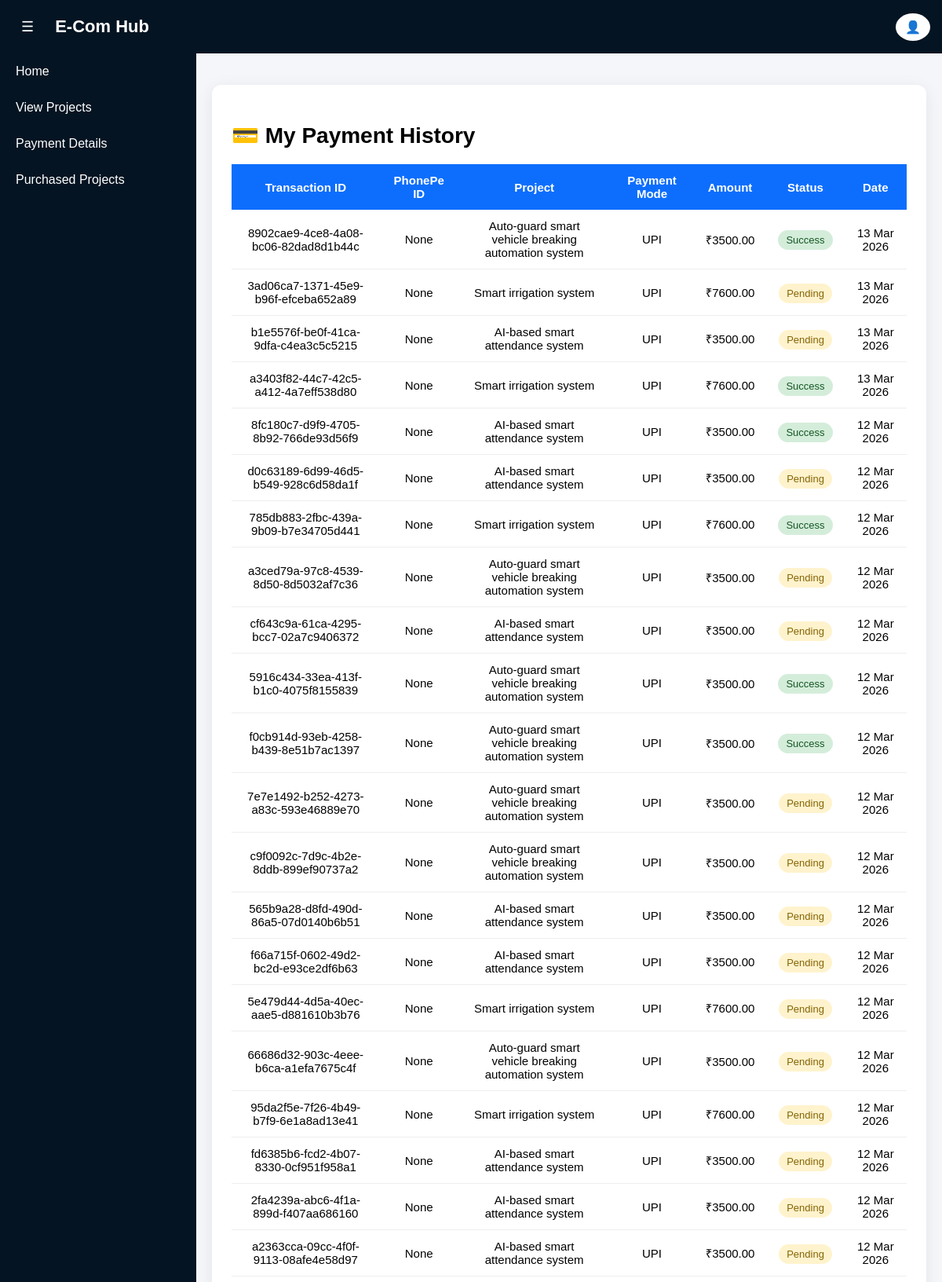
Screenshot of /payment-details/ (signed in, upper part) with the database file from the repository.
### ecom_app/models.py (models this page shows, shortened)
class Payment(models.Model):
    PAYMENT_STATUS = (
        ('PENDING', 'Pending'),
        ('SUCCESS', 'Success'),
        ('FAILED', 'Failed'),
    )
    PAYMENT_MODE = (
        ('UPI', 'UPI'),
        ('DEBIT_CARD', 'Debit Card'),
        ('CREDIT_CARD', 'Credit Card'),
        ('WALLET', 'Wallet'),
    )
    user = models.ForeignKey(CustomUser, on_delete=models.CASCADE)
    project = models.ForeignKey(Project, on_delete=models.CASCADE)
    transaction_id = models.CharField(max_length=255, unique=True)
    phonepe_transaction_id = models.CharField(max_length=255, blank=True, null=True)
    payment_mode = models.CharField(max_length=20, choices=PAYMENT_MODE)
    amount = models.DecimalField(max_digits=10, decimal_places=2)
    status = models.CharField(max_length=10, choices=PAYMENT_STATUS, default='PENDING')
    payment_response = models.TextField(blank=True, null=True)
    created_at = models.DateTimeField(default=timezone.now)

class Project(models.Model):
    CATEGORY_CHOICES = (
        ('AI', 'Artificial Intelligence'),
        ('ML', 'Machine Learning'),
        ('DL', 'Deep Learning'),
        ('WEB', 'Web Development'),
        ('IOT', 'Internet of Things'),
        ('DATA', 'Data Science'),
    )
    title = models.CharField(max_length=255)
    description = models.TextField()
    category = models.CharField(max_length=50, choices=CATEGORY_CHOICES)
    price = models.DecimalField(max_digits=10, decimal_places=2)
    google_drive_link = models.URLField()
    project_image = models.ImageField(upload_to='project_images/')
    created_at = models.DateTimeField(auto_now_add=True)

### ecom_app/user_side.py (the view)
# urls.py: path('payment-details/',views.payment_details,name='payment_details'),
@login_required
def payment_details(request):
    payments = Payment.objects.filter(user=request.user).order_by('-created_at')
    return render(request, "user/payment_details.html", {"payments": payments})

### ecom_app/templates/user/payment_details.html (shortened to what this page needs)
{% extends "user/user_base.html" %}
{% block content %}
<div class="payment-card">
<h2 class="page-title">💳 My Payment History</h2>
<table class="payment-table">
<thead>
<tr>
    <th>Transaction ID</th>
    <th>PhonePe ID</th>
    <th>Project</th>
    <th>Payment Mode</th>
    <th>Amount</th>
    <th>Status</th>
    <th>Date</th>
</tr>
</thead>
<tbody>
{% for payment in payments %}
<tr>
    <td>{{ payment.transaction_id }}</td>
    <td>{{ payment.phonepe_transaction_id }}</td>
    <td>{{ payment.project.title }}</td>
    <td>{{ payment.payment_mode }}</td>
    <td>₹{{ payment.amount }}</td>
    <td>
        {% if payment.status == "SUCCESS" %}
        <span class="status-success">Success</span>
        {% else %}
        <span class="status-pending">Pending</span>
        {% endif %}
    </td>
    <td>{{ payment.created_at|date:"d M Y" }}</td>
</tr>
{% empty %}
<tr>
<td colspan="7" class="empty-msg">
No Payment History Found
</td>
</tr>
{% endfor %}
</tbody>
</table>
</div>
{% endblock %}

### ecom_app/templates/user/user_base.html (style rules this page uses)
body { margin:0; font-family:Arial, Helvetica, sans-serif; background:#f4f6f9; }

### ecom_app/templates/user/payment_details.html (style rules this page uses)
.page-title { font-size:28px; font-weight:600; margin-bottom:20px; }
.payment-card { background:white; padding:25px; border-radius:12px; box-shadow:0 4px 20px rgba(0,0,0,0.08); }
.payment-table { width:100%; border-collapse:collapse; font-size:15px; }
.payment-table thead { background:#0d6efd; color:white; }
.payment-table th, .payment-table td { padding:12px 15px; text-align:center; }
.payment-table tbody tr { border-bottom:1px solid #eee; }
.status-success { background:#d4edda; color:#155724; padding:5px 10px; border-radius:20px; font-size:13px; }
.status-pending { background:#fff3cd; color:#856404; padding:5px 10px; border-radius:20px; font-size:13px; }

### rows the page displays
Payment: transaction_id "8902cae9-4ce8-4a08-bc06-82dad8d1b44c", phonepe_transaction_id "None", project "Auto-guard smart vehicle breaking automation system", payment_mode "UPI", amount "3500.00", status "Success", created_at "13 Mar 2026"
Payment: transaction_id "3ad06ca7-1371-45e9-b96f-efceba652a89", phonepe_transaction_id "None", project "Smart irrigation system", payment_mode "UPI", amount "7600.00", status "Pending", created_at "13 Mar 2026"
Payment: transaction_id "b1e5576f-be0f-41ca-9dfa-c4ea3c5c5215", phonepe_transaction_id "None", project "AI-based smart attendance system", payment_mode "UPI", amount "3500.00", status "Pending", created_at "13 Mar 2026"
Payment: transaction_id "a3403f82-44c7-42c5-a412-4a7eff538d80", phonepe_transaction_id "None", project "Smart irrigation system", payment_mode "UPI", amount "7600.00", status "Success", created_at "13 Mar 2026"
Payment: transaction_id "8fc180c7-d9f9-4705-8b92-766de93d56f9", phonepe_transaction_id "None", project "AI-based smart attendance system", payment_mode "UPI", amount "3500.00", status "Success", created_at "12 Mar 2026"
Payment: transaction_id "d0c63189-6d99-46d5-b549-928c6d58da1f", phonepe_transaction_id "None", project "AI-based smart attendance system", payment_mode "UPI", amount "3500.00", status "Pending", created_at "12 Mar 2026"
Payment: transaction_id "785db883-2fbc-439a-9b09-b7e34705d441", phonepe_transaction_id "None", project "Smart irrigation system", payment_mode "UPI", amount "7600.00", status "Success", created_at "12 Mar 2026"
Payment: transaction_id "a3ced79a-97c8-4539-8d50-8d5032af7c36", phonepe_transaction_id "None", project "Auto-guard smart vehicle breaking automation system", payment_mode "UPI", amount "3500.00", status "Pending", created_at "12 Mar 2026"
Payment: transaction_id "cf643c9a-61ca-4295-bcc7-02a7c9406372", phonepe_transaction_id "None", project "AI-based smart attendance system", payment_mode "UPI", amount "3500.00", status "Pending", created_at "12 Mar 2026"
Payment: transaction_id "5916c434-33ea-413f-b1c0-4075f8155839", phonepe_transaction_id "None", project "Auto-guard smart vehicle breaking automation system", payment_mode "UPI", amount "3500.00", status "Success", created_at "12 Mar 2026"
Payment: transaction_id "f0cb914d-93eb-4258-b439-8e51b7ac1397", phonepe_transaction_id "None", project "Auto-guard smart vehicle breaking automation system", payment_mode "UPI", amount "3500.00", status "Success", created_at "12 Mar 2026"
Payment: transaction_id "7e7e1492-b252-4273-a83c-593e46889e70", phonepe_transaction_id "None", project "Auto-guard smart vehicle breaking automation system", payment_mode "UPI", amount "3500.00", status "Pending", created_at "12 Mar 2026"
Payment: transaction_id "c9f0092c-7d9c-4b2e-8ddb-899ef90737a2", phonepe_transaction_id "None", project "Auto-guard smart vehicle breaking automation system", payment_mode "UPI", amount "3500.00", status "Pending", created_at "12 Mar 2026"
Payment: transaction_id "565b9a28-d8fd-490d-86a5-07d0140b6b51", phonepe_transaction_id "None", project "AI-based smart attendance system", payment_mode "UPI", amount "3500.00", status "Pending", created_at "12 Mar 2026"
Payment: transaction_id "f66a715f-0602-49d2-bc2d-e93ce2df6b63", phonepe_transaction_id "None", project "AI-based smart attendance system", payment_mode "UPI", amount "3500.00", status "Pending", created_at "12 Mar 2026"
Payment: transaction_id "5e479d44-4d5a-40ec-aae5-d881610b3b76", phonepe_transaction_id "None", project "Smart irrigation system", payment_mode "UPI", amount "7600.00", status "Pending", created_at "12 Mar 2026"
Payment: transaction_id "66686d32-903c-4eee-b6ca-a1efa7675c4f", phonepe_transaction_id "None", project "Auto-guard smart vehicle breaking automation system", payment_mode "UPI", amount "3500.00", status "Pending", created_at "12 Mar 2026"
Payment: transaction_id "95da2f5e-7f26-4b49-b7f9-6e1a8ad13e41", phonepe_transaction_id "None", project "Smart irrigation system", payment_mode "UPI", amount "7600.00", status "Pending", created_at "12 Mar 2026"
Payment: transaction_id "fd6385b6-fcd2-4b07-8330-0cf951f958a1", phonepe_transaction_id "None", project "AI-based smart attendance system", payment_mode "UPI", amount "3500.00", status "Pending", created_at "12 Mar 2026"
Payment: transaction_id "2fa4239a-abc6-4f1a-899d-f407aa686160", phonepe_transaction_id "None", project "AI-based smart attendance system", payment_mode "UPI", amount "3500.00", status "Pending", created_at "12 Mar 2026"
Payment: transaction_id "a2363cca-09cc-4f0f-9113-08afe4e58d97", phonepe_transaction_id "None", project "AI-based smart attendance system", payment_mode "UPI", amount "3500.00", status "Pending", created_at "12 Mar 2026"
